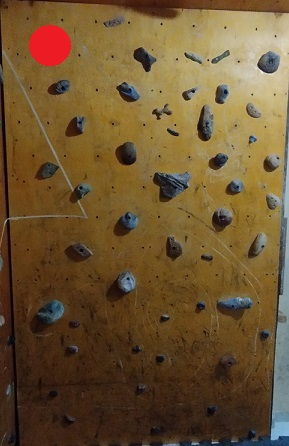
#> input picture img/parede_marcada.jpg, 289 x 446 px, found by its file name
$ python teste.py   (older library calls are emulated)
#> lines starting #> are read from the running program, lines starting #| are printed output that depends on the picture; after the words box and inside, x2 and y2 are one past the last pixel; in counts of white or black regions, pixels touching at a corner belong together
import cv2
import numpy as np

img = cv2.imread(".\img\parede_marcada.jpg")
#> img is the input picture: shape (446, 289, 3); mean B, G, R 49.5, 84.7, 109.5

gray = cv2.cvtColor(img, cv2.COLOR_BGR2GRAY)
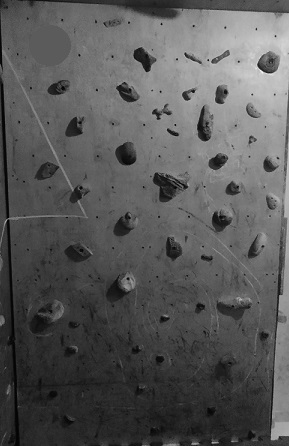
#> gray: shape (446, 289); min 2, max 247, mean 88.1

# Aplica um filtro Gaussiano para suavizar a imagem
blur = cv2.GaussianBlur(gray, (5, 5), 0)

# Detecta as bordas na imagem usando o operador de Sobel
sobelx = cv2.Sobel(blur, cv2.CV_64F, 1, 0, ksize=3)
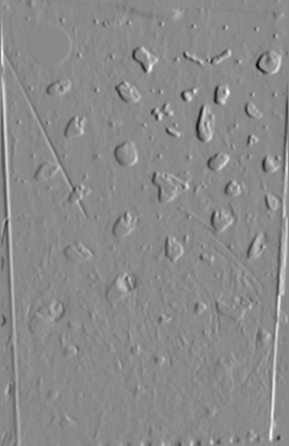
#> sobelx: shape (446, 289) float64; min -380, max 323, mean 2.6; drawn with min black and max white
sobely = cv2.Sobel(blur, cv2.CV_64F, 0, 1, ksize=3)
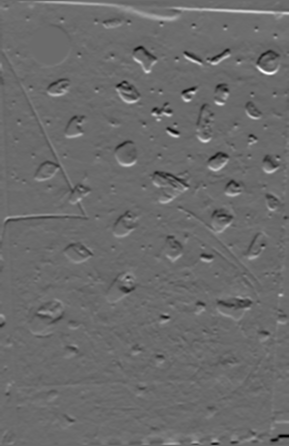
#> sobely: shape (446, 289) float64; min -280, max 383, mean -0.2; drawn with min black and max white
edges = cv2.addWeighted(sobelx, 0.5, sobely, 0.5, 0)
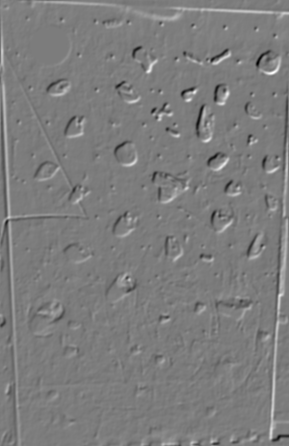
#> edges: shape (446, 289) float64; min -223, max 233, mean 1.2; drawn with min black and max white
edges = cv2.Canny(gray, 50, 200)
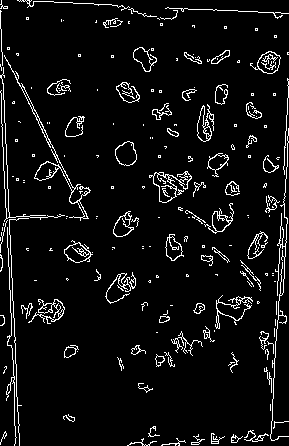
#> edges: shape (446, 289); 6.1% white in thin lines or dots
# Aplica a transformada de Hough para detectar as linhas na imagem
lines = cv2.HoughLines(edges, 1, np.pi/180, 100)
#> lines = [[0, 3.11], [292, 0.0524], [3, 3.09], [17, 2.69], [5, 3.09], [297, 0.0698], [-2, 1.62], [-7, 3.12], [299, 0.0698], [21, 2.67], [304, 0.0873]]

# Desenha as linhas detectadas na imagem original
for line in lines:
    rho,theta = line[0]
    a = np.cos(theta)
    b = np.sin(theta)
    x0 = a*rho
    y0 = b*rho
    x1 = int(x0 + 1000*(-b))
    y1 = int(y0 + 1000*(a))
    x2 = int(x0 - 1000*(-b))
    y2 = int(y0 - 1000*(a))
    cv2.line(img, (x1, y1), (x2, y2), (0, 0, 255), 2)
#> this loop made 11 passes
#> (rho, theta, a, b, x0, y0, x1, y1) on passes 1 to 11: (0, 3.11, -0.999, 0.0349, 0, 0, -34, -999), (292, 0.0524, 0.999, 0.0523, 291.6, 15.28, 239, 1013), (3, 3.09, -0.999, 0.0523, -3, 0.157, -55, -998), (17, 2.69, -0.899, 0.438, -15.28, 7.45, -453, -891), (5, 3.09, -0.999, 0.0523, -4.99, 0.262, -57, -998), (297, 0.0698, 0.998, 0.0698, 296.3, 20.72, 226, 1018), (-2, 1.62, -0.0523, 0.999, 0.105, -2, -998, -54), (-7, 3.12, -1, 0.0175, 7, -0.122, -10, -999), (299, 0.0698, 0.998, 0.0698, 298.3, 20.86, 228, 1018), (21, 2.67, -0.891, 0.454, -18.71, 9.53, -472, -881), (304, 0.0873, 0.996, 0.0872, 302.8, 26.5, 215, 1022)
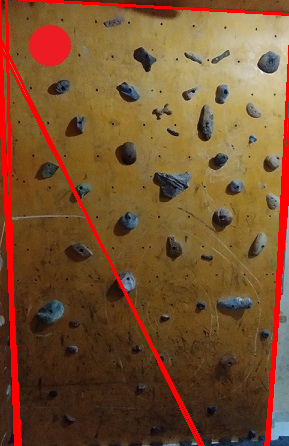
#> img: shape (446, 289, 3); 6.12% of pixels changed, all inside (x1, y1, x2, y2) = (0, 0, 289, 446)

# Exibe a imagem final
cv2.imshow("Resultado", img)
cv2.waitKey(0)
cv2.destroyAllWindows()
